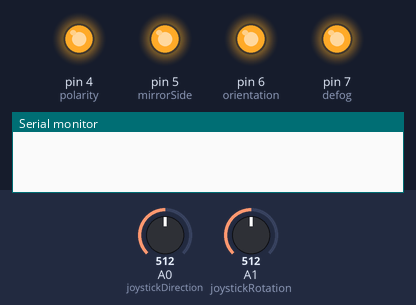
Simulated run of this sketch. Board: Arduino Uno, built with avr-gcc and run on an emulated ATmega328P. On the bench: output pins drawn as LEDs (lit = HIGH), the last lines printed to the serial monitor. The test bench sets the inputs (shaded band); at power-on: A0 (joystickDirection) = 512, A1 (joystickRotation) = 512. Pins used as bus, display or sensor lines are not drawn.

Above: at 1.2 s.
1.3 s: A0 (joystickDirection) set to 489
At 1.9 s:
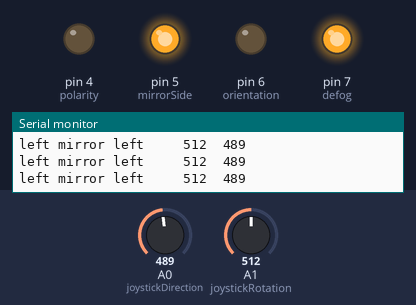
2.8 s: A1 (joystickRotation) set to 448
4.3 s: A1 (joystickRotation) set to 411
At 5.0 s:
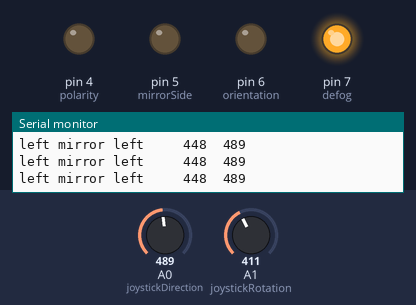
5.8 s: A0 (joystickDirection) set to 272
7.7 s: A0 (joystickDirection) set to 242
At 8.2 s:
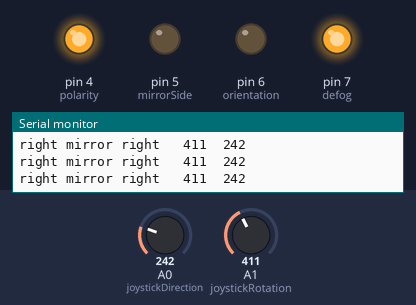
9.2 s: A1 (joystickRotation) set to 511
At 9.7 s:
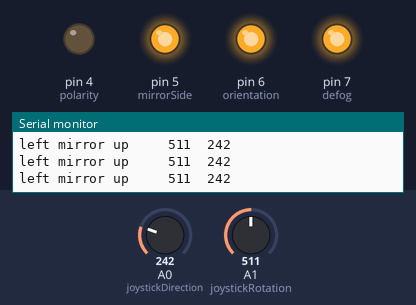
Timing chart, 0 to 11.7 s (numbered marks = the images above; inputs shaded):
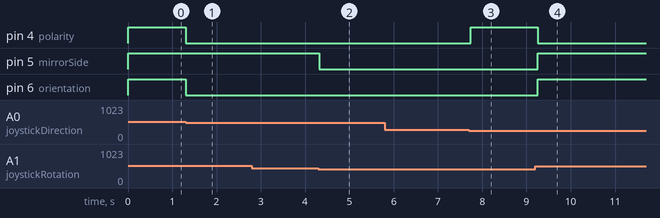

Measured:
- the behaviour switches between 500 and 499 on A0 (joystickDirection) (found by bisection; images 0 and 1)
- the behaviour switches between 430 and 429 on A1 (joystickRotation) (found by bisection; images 1 and 2)
- the behaviour switches between 260 and 259 on A0 (joystickDirection) (found by bisection; images 2 and 3)
- after the input at 1.3 s, pin 4 (polarity), pin 6 (orientation): HIGH → LOW at once
- after the input at 4.3 s, pin 5 (mirrorSide): HIGH → LOW at once
- after the input at 7.7 s, pin 4 (polarity): LOW → HIGH at once
- after the input at 9.2 s, pin 4 (polarity): HIGH → LOW after 0.05 s; pin 5 (mirrorSide), pin 6 (orientation): LOW → HIGH after 0.05 s

The sketch:

peiliohjain_rawdata_varmod.ino
```cpp
#define joystickRotation A1
#define joystickDirection A0
#define mirrorPower 3
#define polarity 4
#define mirrorSide 5
#define orientation 6
#define defog 7
#define on  LOW
#define off HIGH

int joyDirection = 0;
int joyRotation = 0;

//when up/left, polarity on. when down/right, polarity off
//when up/down, orientation on. when left/right, orientation off

//directions are fucked up. right side mirror needs repairs on horisontal axis.


void setup()
{
  Serial.begin(9600);

  //relay-controlling pins
  pinMode(mirrorPower, OUTPUT);
  pinMode(polarity, OUTPUT);
  pinMode(mirrorSide, OUTPUT);
  pinMode(orientation, OUTPUT);
  pinMode(defog, OUTPUT);


  digitalWrite(mirrorPower, off);
  digitalWrite(polarity, off);
  digitalWrite(mirrorSide, off);
  digitalWrite(orientation, off);
  digitalWrite(defog, off);
}

void loop() {
  joyRotation = analogRead(joystickRotation);
  joyDirection = analogRead(joystickDirection);


  if (joyRotation < 100) {
    Serial.println("defog on");
    digitalWrite(defog, on);
    digitalWrite(mirrorPower, off); //cut power of mirror motors when not wanted to move
  }

  //right mirror
  else if (joyRotation < 430) {
    digitalWrite(mirrorSide, on); //controlling right mirror
    digitalWrite(defog, off);

    if (joyDirection < 90) {
      //middle
      digitalWrite(mirrorPower, off); //cut power of mirror motors when not wanted to move
    }
    else if (joyDirection < 170) {
      //up
      Serial.println("right mirror up \t"+ String(joyRotation)+"\t"+ String(joyDirection));
      digitalWrite(polarity, on);
      digitalWrite(orientation, off);
      digitalWrite(mirrorPower, on);
    }
    else if (joyDirection < 220) {
      //down
      Serial.println("right mirror down \t"+ String(joyRotation)+"\t"+ String(joyDirection));
      digitalWrite(polarity, off);
      digitalWrite(orientation, off);
      digitalWrite(mirrorPower, on);
    }
    else if (joyDirection < 260) {
      //right
      Serial.println("right mirror right \t"+ String(joyRotation)+"\t"+ String(joyDirection));
      digitalWrite(polarity, off);
      digitalWrite(orientation, on);
      digitalWrite(mirrorPower, on);
    }
    else if (joyDirection < 300) {
      //left
      Serial.println("right mirror left \t"+ String(joyRotation)+"\t"+ String(joyDirection));
      digitalWrite(polarity, on);
      digitalWrite(orientation, on);
      digitalWrite(mirrorPower, on);
    }
  }


  //left mirror
  else if (joyRotation < 630) {
    digitalWrite(mirrorSide, off); //controlling left mirror
    digitalWrite(defog, off);

    if (joyDirection < 90) {
      //middle
      digitalWrite(mirrorPower, off); //cut power of mirror motors when not wanted to move
    }
    else if (joyDirection < 250) {
      //up
      Serial.println("left mirror up \t\t"+ String(joyRotation)+"\t"+ String(joyDirection));
      digitalWrite(polarity, on);
      digitalWrite(orientation, off);
      digitalWrite(mirrorPower, on);
    }
    else if (joyDirection < 350) {
      //down
      Serial.println("left mirror down \t\t"+ String(joyRotation)+"\t"+ String(joyDirection));
      digitalWrite(polarity, off);
      digitalWrite(orientation, off);
      digitalWrite(mirrorPower, on);
    }
    else if (joyDirection < 400) {
      //right
      Serial.println("left mirror right \t\t"+ String(joyRotation)+"\t"+ String(joyDirection));
      digitalWrite(polarity, off);
      digitalWrite(orientation, on);
      digitalWrite(mirrorPower, on);
    }
    else if (joyDirection < 500) {
      //left
      Serial.println("left mirror left \t\t"+ String(joyRotation)+"\t"+ String(joyDirection));
      digitalWrite(polarity, on);
      digitalWrite(orientation, on);
      digitalWrite(mirrorPower, on);
    }
  }


  //Serial.println(String(joyRotation)+"\t\t"+String(joyDirection));

  delay(100);
}
```
